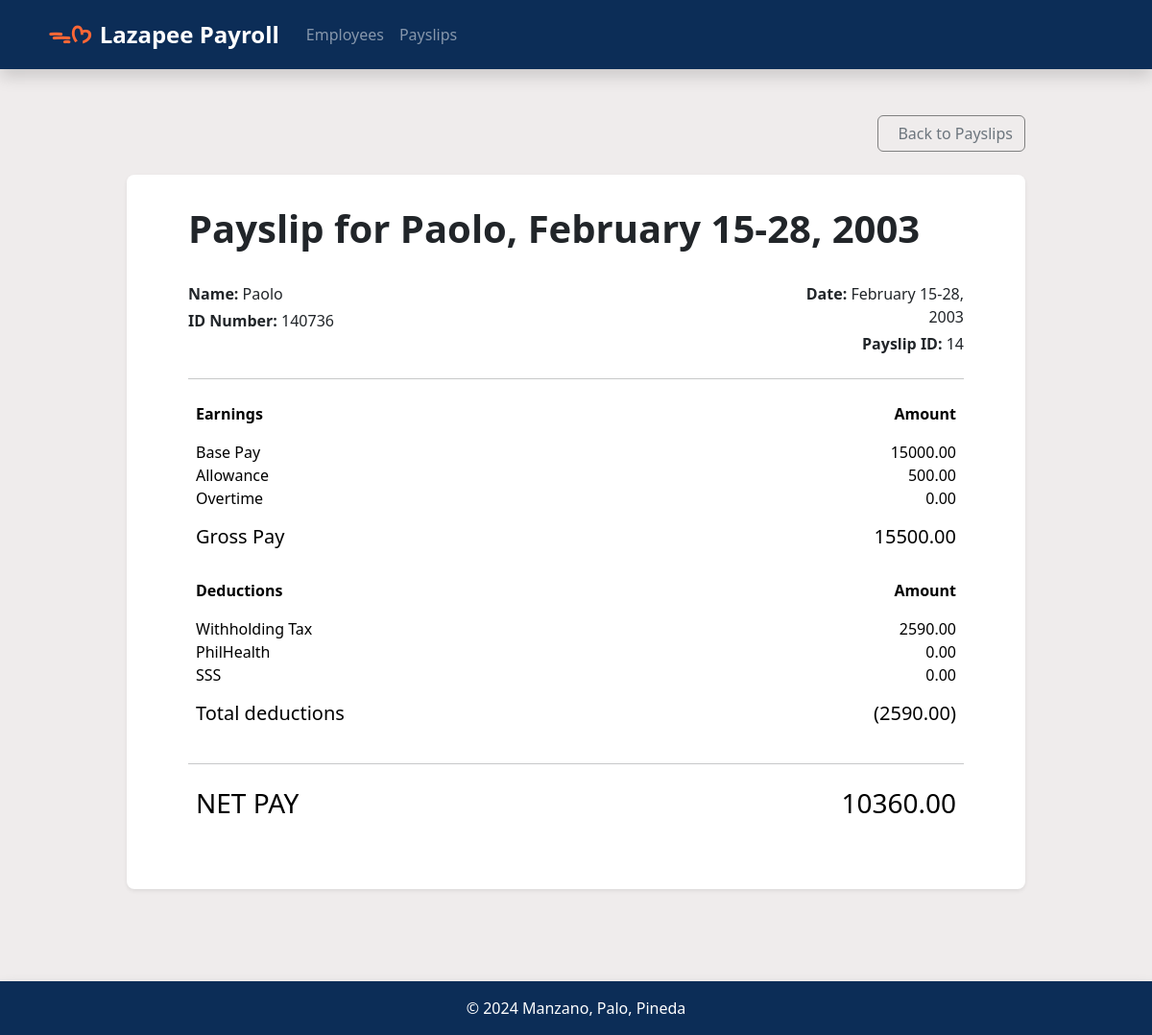
The app's page /view_payslip/14/, older data.
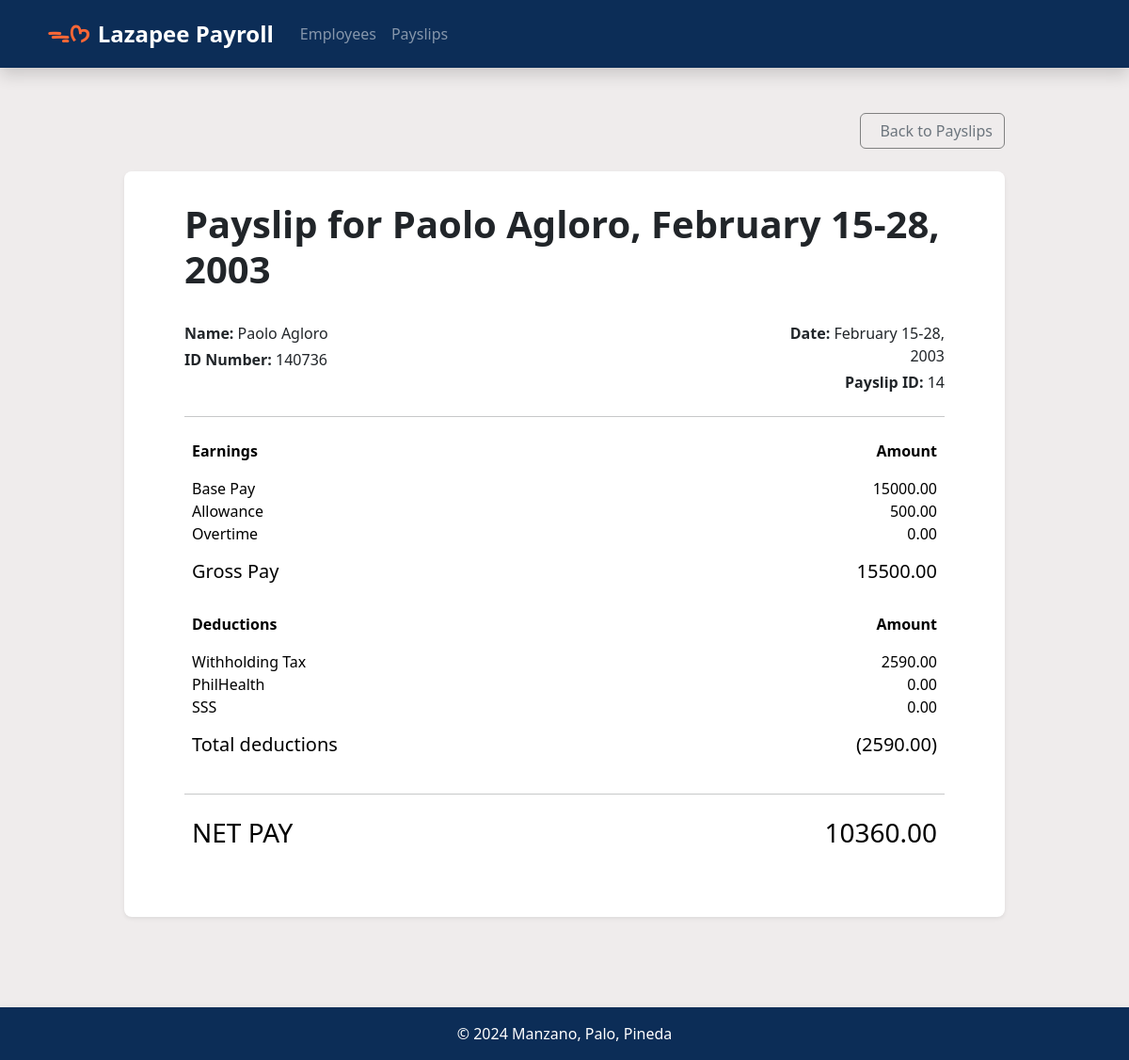
The same page, newer data.
### payroll_app/models.py (models this page shows, shortened)
class Payslip(models.Model):
    employee = models.ForeignKey(Employee, on_delete=models.CASCADE)
    month = models.CharField(max_length=20)
    date_range = models.CharField(max_length=50)
    year = models.CharField(max_length=4)
    pay_cycle = models.IntegerField()
    rate = models.FloatField()
    earnings_allowance = models.FloatField()
    deductions_tax = models.FloatField()
    deductions_health = models.FloatField()
    pag_ibig = models.FloatField()
    sss = models.FloatField()
    overtime = models.FloatField()
    total_pay = models.FloatField()

class Employee(models.Model):
    name = models.CharField(max_length=100)
    id_number = models.CharField(max_length=20, unique=True)
    rate = models.FloatField()
    allowance = models.FloatField(null=True, blank=True)
    overtime_pay = models.FloatField(null=True, blank=True)

### payroll_app/views.py (the view)
# urls.py: path('view_payslip/<int:pk>/', views.view_payslip, name='view_payslip'),
def view_payslip(request,pk):
    payslip = get_object_or_404(Payslip,pk=pk)
    earned_sum = float(payslip.rate)+float(payslip.earnings_allowance)+float(payslip.overtime)
    if payslip.pay_cycle == 1:
        deductions = ['Pag-ibig']
        deduct_values = [payslip.pag_ibig]
        deduct_sum = float(payslip.deductions_tax)+float(payslip.pag_ibig)
    if payslip.pay_cycle == 2:
        deductions = ['PhilHealth','SSS']
        deduct_values = [payslip.deductions_health,payslip.sss]
        deduct_sum = float(payslip.deductions_tax)+float(payslip.deductions_health)+float(payslip.sss)
    context={
        'payslip':payslip,
        'deductions':deductions,
        'deduct_values':deduct_values,
        'deduct_sum':deduct_sum,
        'earned_sum':earned_sum
    }
    return render(request,'payroll_app/view_payslip.html',context)

### payroll_app/templates/payroll_app/view_payslip.html (shortened to what the changed rows need)
{% extends 'payroll_app/base.html' %}
{% load static %}
{% block content %}
<div class="container mb-5">
    <div class="card px-5 py-4 rounded-3 shadow-sm border-0">
        <div class="card-header bg-white border-0">
            <h1 class="card-title display-6 fw-bold">Payslip for {{ payslip.employee.name }}, {{ payslip.date_range }}</h1>
        </div>
        <div class="card-body">
            <div class="row mb-4">
                <div class="col-9">
                    <p class="mb-1"><strong>Name:</strong> {{ payslip.employee.name }}</p>
                    <p class="mb-0"><strong>ID Number:</strong> {{ payslip.employee.id_number }}</p>
                </div>
                <div class="col-3 text-end">
                    <p class="mb-1"><strong>Date:</strong> {{ payslip.date_range }}</p>
                    <p class="mb-0"><strong>Payslip ID:</strong> {{ payslip.pk }}</p>
                </div>
            </div>
            <div class="row">
                <div class="col-12">
                    <table class="table table-borderless">
                        <thead class="thead-light">
                            <tr>
                                <th class="col-8">Earnings</th>
                                <th class="col-4 text-end">Amount</th>
                            </tr>
                        </thead>
                        <tbody>
                            <tr>
                                <td class="text-end">
                                    <ul class="list-unstyled mb-0">
                                        <li>{{ payslip.rate|floatformat:2 }}</li>
                                        <li>{{ payslip.earnings_allowance|floatformat:2 }}</li>
                                        <li>{{ payslip.overtime|floatformat:2 }}</li>
                                    </ul>
                                </td>
                            </tr>
                        </tbody>
                    </table>
                </div>
            </div>
            <div class="row">
                <div class="col-12">
                    <table class="table table-borderless">
                        <thead class="thead-light">
                            <tr>
                                <th class="col-8">Deductions</th>
                                <th class="col-4 text-end">Amount</th>
                            </tr>
                        </thead>
                        <tbody>
                            <tr>
                                <td class="text-end">
                                    <ul class="list-unstyled mb-0">
                                        <li>{{ payslip.deductions_tax|floatformat:2 }}</li>
                                        {% for dvalue in deduct_values %}
                                            <li>{{ dvalue|floatformat:2 }}</li>
                                        {% endfor %}
                                    </ul>
                                </td>
                            </tr>
                        </tbody>
                    </table>
                </div>
            </div>
            <div class="row">
                <div class="col-12">
                    <table class="table table-borderless">
                        <thead>
                            <tr>
                                <th class="col-8 fw-bold"><h3>NET PAY</h3></th>
                                <th class="col-4 text-end"><h3>{{ payslip.total_pay|floatformat:2 }}</h3></th>
                            </tr>
                        </thead>
                    </table>
                </div>
            </div>
        </div>
    </div>
</div>
{% endblock %}

Row changes from the older to the newer data that the page shows:
changed through a linked row, Payslip id 14: employee.name "Paolo" → "Paolo Agloro"
